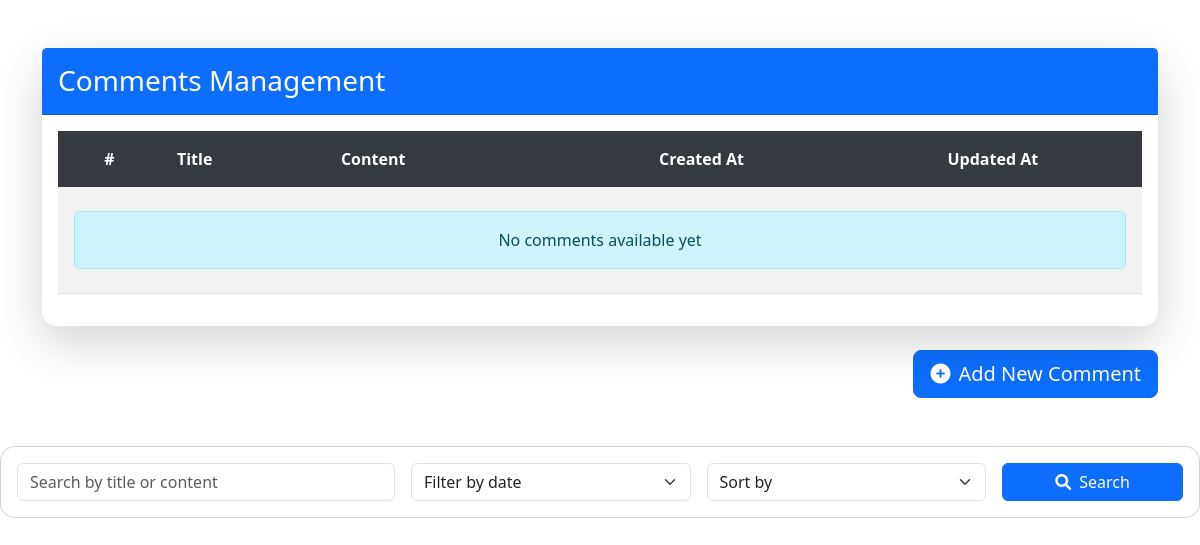
The app's page /comments/, older data.
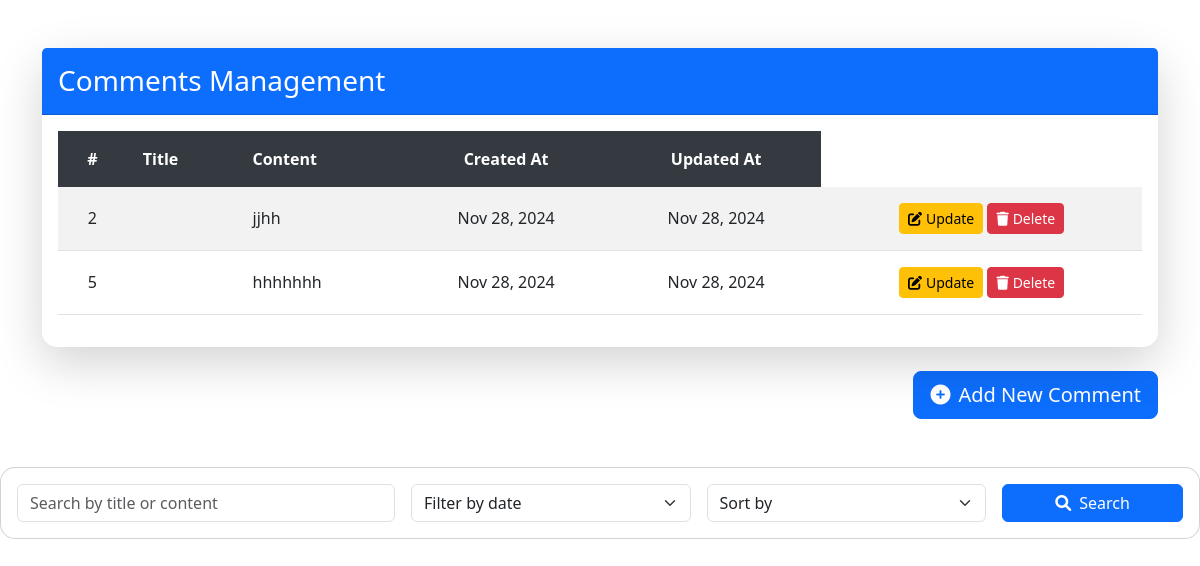
The same page, newer data.
### Comment/models.py (models this page shows, shortened)
class Comment(models.Model):
    auteur = models.ForeignKey(User, on_delete=models.CASCADE)  # Add this line
    contenu = models.CharField(
        max_length=255,
        validators=[
            validate_no_numbers,
            validate_no_bad_words,
            RegexValidator(
                regex=r'^[a-zA-Z\s.,!?-]*$',
                message='Content can only contain letters and basic punctuation'
            )
        ]
    )
    created_at = models.DateField(auto_now_add=True)
    updated_at = models.DateField(auto_now=True)
    publication = models.ForeignKey(Publication, on_delete=models.CASCADE)

### Comment/views.py (the view, shortened to what this page needs)
# urls.py: path('comments/', CommentListView.as_view(), name='comment_list'),
class CommentListView(ListView):
        model = Comment
        template_name = "comment/list.html"
        context_object_name = "comments"
        def get_queryset(self):
            queryset = Comment.objects.all()
            search = self.request.GET.get('search')
            date_filter = self.request.GET.get('date_filter')
            sort = self.request.GET.get('sort')
            if search:
                queryset = queryset.filter(
                    Q(contenu__icontains=search)
                )
            if sort:
                queryset = queryset.order_by(sort)
            return queryset

### templates/Comment/list.html (shortened to what this page needs)
<!DOCTYPE html>
<html>
<head>
    <link href="https://cdn.jsdelivr.net/npm/bootstrap@5.3.0/dist/css/bootstrap.min.css" rel="stylesheet">
    <link href="https://cdnjs.cloudflare.com/ajax/libs/font-awesome/6.0.0/css/all.min.css" rel="stylesheet">
</head>
<body>
    <div class="container py-5">
        <div class="row">
            <div class="col-12">
                <div class="card shadow-lg border-0">
                    <div class="card-header bg-primary text-white py-3">
                        <h3 class="mb-0">Comments Management</h3>
                    </div>
                    <div class="card-body">
                        <div class="table-responsive">
                            <table class="table table-hover table-striped align-middle">
                                <thead class="table-dark">
                                    <tr>
                                        <th scope="col" class="text-center">#</th>
                                        <th scope="col">Title</th>
                                        <th scope="col">Content</th>
                                        <th scope="col" class="text-center">Created At</th>
                                        <th scope="col" class="text-center">Updated At</th>
                                    </tr>
                                </thead>
                                <tbody>
                                    {% if comments %}
                                        {% for comment in comments %}
                                            <tr>
                                                <td class="text-center">{{ comment.id }}</td>
                                                <td class="fw-bold">
                                                </td>
                                                <td>{{ comment.contenu }}</td>
                                                <td class="text-center">{{ comment.created_at|date:"M d, Y" }}</td>
                                                <td class="text-center">{{ comment.updated_at|date:"M d, Y" }}</td>
                                                <td class="text-center">
                                                    <a href="{% url 'update_comment' comment.id %}" class="btn btn-warning btn-sm">
                                                        <i class="fas fa-edit me-1"></i>Update
                                                    </a>
                                                    <a href="{% url 'delete_comment' comment.id %}" class="btn btn-danger btn-sm">
                                                        <i class="fas fa-trash me-1"></i>Delete
                                                    </a>
                                                </td>
                                            </tr>
                                        {% endfor %}
                                    {% else %}
                                        <tr>
                                            <td colspan="5" class="text-center py-4">
                                                <div class="alert alert-info mb-0">
                                                    No comments available yet
                                                </div>
                                            </td>
                                        </tr>
                                    {% endif %}
                                </tbody>
                            </table>
                        </div>
                    </div>
                </div>
                <div class="mt-4 text-end">
                    <a href="{% url 'add_comment' %}" class="btn btn-primary btn-lg">
                        <i class="fas fa-plus-circle me-2"></i>Add New Comment
                    </a>
                </div>
            </div>
        </div>
    </div>
</body>
</html>
<div class="card mb-4">
    <div class="card-body">
        <form method="GET" class="row g-3">
            <div class="col-md-4">
                <input type="text" name="search" class="form-control" placeholder="Search by title or content" value="{{ request.GET.search }}">
            </div>
            <div class="col-md-3">
                <select name="date_filter" class="form-select">
                    <option value="">Filter by date</option>
                </select>
            </div>
            <div class="col-md-3">
                <select name="sort" class="form-select">
                    <option value="">Sort by</option>
                </select>
            </div>
            <div class="col-md-2">
                <button type="submit" class="btn btn-primary w-100">
                    <i class="fas fa-search me-2"></i>Search
                </button>
            </div>
        </form>
    </div>
</div>

### templates/Comment/list.html (style rules this page uses)
.card { border-radius: 15px; }
.table thead th { background-color: #343a40; color: white; border: none; }
.table td, .table th { padding: 1rem; vertical-align: middle; }

Row changes from the older to the newer data that the page shows:
added Comment: id "2", contenu "jjhh", created_at "Nov 28, 2024", updated_at "Nov 28, 2024"
added Comment: id "5", contenu "hhhhhhh", created_at "Nov 28, 2024", updated_at "Nov 28, 2024"
Text that changed along with them:
text no longer shown: "No comments available yet"
